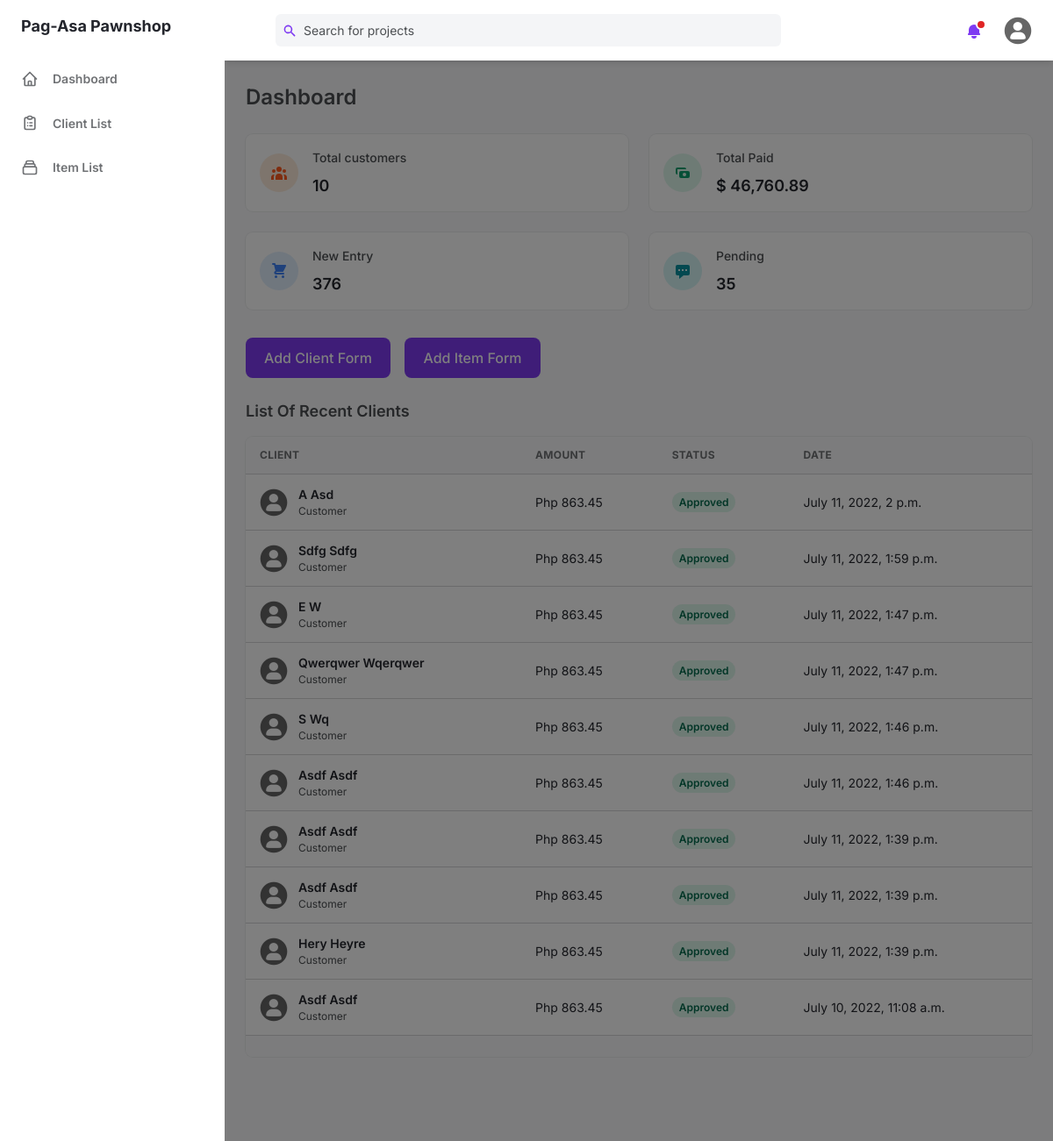
The page /dashboard/ (signed in) on the database its author committed.
### management_system/models.py (models this page shows, shortened)
class Client(models.Model):
    first_name = models.CharField(max_length=255)
    last_name = models.CharField(max_length=255)
    middle_name = models.CharField(max_length=255, null=True, blank=True)
    address = models.TextField(max_length=500)
    created = models.DateTimeField(auto_now_add=True)
    updated = models.DateTimeField(auto_now=True)

### management_system/views.py (the view)
class DashboardView(LoginRequiredMixin, View):
    def get(self, request):
        clients = Client.objects.all().order_by('-created')[:10]
        count = clients.count()
        context = {
            'clients': clients,
            'count': count,
        }
        return render(request, 'index.html', context)

### templates/index.html
{% extends 'base.html' %}
{% block content %}
<div>
    <div id="content" class="htmx-list">
        <h2 class="mt-6 mb-4 text-2xl font-semibold text-gray-600 dark:text-gray-300">Dashboard</h2>
        {% include 'components/cards.html' %}
        {% include 'components/cta_buttons.html' %}
        {% include 'components/tables.html' %}
    </div>
</div>
{% endblock %}

### templates/components/tables.html
{% load static %}
<div>
  <h4 class="mb-4 text-lg font-semibold text-gray-600 dark:text-gray-300">
    List Of Recent Clients
  </h4>
  <div class="w-full mb-8 overflow-hidden rounded-lg shadow-xs">
    <div class="w-full overflow-x-auto">
      <table class="w-full whitespace-no-wrap">
        <thead>
          <tr
            class="text-xs font-semibold tracking-wide text-left text-gray-500 uppercase border-b dark:border-gray-700 bg-gray-50 dark:text-gray-400 dark:bg-gray-800"
          >
            <th class="px-4 py-3">Client</th>
            <th class="px-4 py-3">Amount</th>
            <th class="px-4 py-3">Status</th>
            <th class="px-4 py-3">Date</th>
          </tr>
        </thead>
        <tbody class="bg-white divide-y dark:divide-gray-700 dark:bg-gray-800">
            {% for client in clients %}
            <tr class="text-gray-700 dark:text-gray-400">
                <td class="px-4 py-3">
                  <div class="flex items-center text-sm">
                    <div class="relative hidden w-8 h-8 mr-3 rounded-full md:block">
                      <img
                        class="object-cover w-full h-full rounded-full"
                        src="{% static 'assets/img/default.png' %}"
                        alt=""
                        loading="lazy"
                      />
                      <div
                        class="absolute inset-0 rounded-full shadow-inner"
                        aria-hidden="true"
                      ></div>
                    </div>
                    <div>
                      <p class="font-semibold">{{client.first_name|title}} {{client.last_name|title}}</p>
                      <p class="text-xs text-gray-600 dark:text-gray-400">
                        Customer
                      </p>
                    </div>
                  </div>
                </td>
                <td class="px-4 py-3 text-sm">Php 863.45</td>
                <td class="px-4 py-3 text-xs">
                  <span
                    class="px-2 py-1 font-semibold leading-tight text-green-700 bg-green-100 rounded-full dark:bg-green-700 dark:text-green-100"
                  >
                    Approved
                  </span>
                </td>
                <td class="px-4 py-3 text-sm">{{client.created}}</td>
              </tr>
            {% endfor %}
        </tbody>
      </table>
    </div>
    <div
      class="grid px-4 py-3 text-xs font-semibold tracking-wide text-gray-500 uppercase border-t dark:border-gray-700 bg-gray-50 sm:grid-cols-9 dark:text-gray-400 dark:bg-gray-800"
    >
    </div>
  </div>
</div>

### rows shown on the page
Client: first_name "A", last_name "Asd", created "July 11, 2022, 2 p.m."
Client: first_name "Sdfg", last_name "Sdfg", created "July 11, 2022, 1:59 p.m."
Client: first_name "E", last_name "W", created "July 11, 2022, 1:47 p.m."
Client: first_name "Qwerqwer", last_name "Wqerqwer", created "July 11, 2022, 1:47 p.m."
Client: first_name "S", last_name "Wq", created "July 11, 2022, 1:46 p.m."
Client: first_name "Asdf", last_name "Asdf", created "July 11, 2022, 1:46 p.m."
Client: first_name "Asdf", last_name "Asdf", created "July 11, 2022, 1:39 p.m."
Client: first_name "Asdf", last_name "Asdf", created "July 11, 2022, 1:39 p.m."
Client: first_name "Hery", last_name "Heyre", created "July 11, 2022, 1:39 p.m."
Client: first_name "Asdf", last_name "Asdf", created "July 10, 2022, 11:08 a.m."

### other values the page prints
{{ count }} "10"
